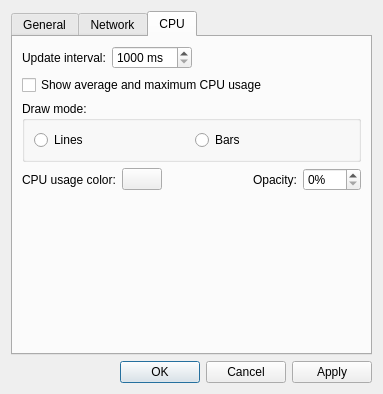
<?xml version="1.0" encoding="UTF-8"?>
<ui version="4.0">
 <class>SettingsDialog</class>
 <widget class="QDialog" name="SettingsDialog">
  <property name="geometry">
   <rect>
    <x>0</x>
    <y>0</y>
    <width>371</width>
    <height>394</height>
   </rect>
  </property>
  <property name="windowTitle">
   <string>Dialog</string>
  </property>
  <layout class="QVBoxLayout" name="verticalLayout_9">
   <item>
    <widget class="QTabWidget" name="tabWidget">
     <property name="currentIndex">
      <number>2</number>
     </property>
     <widget class="QWidget" name="tabGeneral">
      <attribute name="title">
       <string>General</string>
      </attribute>
      <layout class="QVBoxLayout" name="verticalLayout">
       <item>
        <widget class="QCheckBox" name="checkSingleInstance">
         <property name="enabled">
          <bool>false</bool>
         </property>
         <property name="text">
          <string>Single instance</string>
         </property>
        </widget>
       </item>
       <item>
        <layout class="QGridLayout" name="gridLayout">
         <item row="0" column="0">
          <widget class="QLabel" name="labelThreads_2">
           <property name="text">
            <string>CPU threads:</string>
           </property>
          </widget>
         </item>
         <item row="0" column="1">
          <widget class="QComboBox" name="comboBoxThreads"/>
         </item>
         <item row="0" column="2">
          <spacer name="horizontalSpacer_7">
           <property name="orientation">
            <enum>Qt::Orientation::Horizontal</enum>
           </property>
           <property name="sizeType">
            <enum>QSizePolicy::Policy::Fixed</enum>
           </property>
           <property name="sizeHint" stdset="0">
            <size>
             <width>20</width>
             <height>20</height>
            </size>
           </property>
          </spacer>
         </item>
         <item row="0" column="3">
          <widget class="QLabel" name="labelIdealThreads">
           <property name="text">
            <string>Detected CPU cores:</string>
           </property>
          </widget>
         </item>
         <item row="0" column="4">
          <spacer name="horizontalSpacer_3">
           <property name="orientation">
            <enum>Qt::Orientation::Horizontal</enum>
           </property>
           <property name="sizeHint" stdset="0">
            <size>
             <width>40</width>
             <height>20</height>
            </size>
           </property>
          </spacer>
         </item>
         <item row="1" column="0">
          <widget class="QLabel" name="labelPriority">
           <property name="text">
            <string>CPU priority:</string>
           </property>
          </widget>
         </item>
         <item row="1" column="1">
          <widget class="QComboBox" name="comboBoxPriority">
           <property name="sizePolicy">
            <sizepolicy hsizetype="MinimumExpanding" vsizetype="Fixed">
             <horstretch>0</horstretch>
             <verstretch>0</verstretch>
            </sizepolicy>
           </property>
          </widget>
         </item>
         <item row="1" column="2">
          <spacer name="horizontalSpacer_8">
           <property name="orientation">
            <enum>Qt::Orientation::Horizontal</enum>
           </property>
           <property name="sizeType">
            <enum>QSizePolicy::Policy::Fixed</enum>
           </property>
           <property name="sizeHint" stdset="0">
            <size>
             <width>20</width>
             <height>20</height>
            </size>
           </property>
          </spacer>
         </item>
         <item row="1" column="3">
          <widget class="QLabel" name="label_5">
           <property name="text">
            <string>Realtime is not recommended.</string>
           </property>
          </widget>
         </item>
         <item row="1" column="4">
          <spacer name="horizontalSpacer_4">
           <property name="orientation">
            <enum>Qt::Orientation::Horizontal</enum>
           </property>
           <property name="sizeHint" stdset="0">
            <size>
             <width>40</width>
             <height>20</height>
            </size>
           </property>
          </spacer>
         </item>
        </layout>
       </item>
       <item>
        <spacer name="verticalSpacer">
         <property name="orientation">
          <enum>Qt::Orientation::Vertical</enum>
         </property>
         <property name="sizeHint" stdset="0">
          <size>
           <width>20</width>
           <height>20</height>
          </size>
         </property>
        </spacer>
       </item>
      </layout>
     </widget>
     <widget class="QWidget" name="tabNetwork">
      <attribute name="title">
       <string>Network</string>
      </attribute>
      <layout class="QVBoxLayout" name="verticalLayout_4">
       <item>
        <layout class="QHBoxLayout" name="horizontalLayout_4">
         <item>
          <widget class="QLabel" name="label_7">
           <property name="text">
            <string>Update interval:</string>
           </property>
          </widget>
         </item>
         <item>
          <widget class="QSpinBox" name="spinBoxInterval">
           <property name="suffix">
            <string> ms</string>
           </property>
           <property name="minimum">
            <number>1000</number>
           </property>
           <property name="maximum">
            <number>10000</number>
           </property>
           <property name="singleStep">
            <number>500</number>
           </property>
          </widget>
         </item>
         <item>
          <spacer name="horizontalSpacer_9">
           <property name="orientation">
            <enum>Qt::Orientation::Horizontal</enum>
           </property>
           <property name="sizeHint" stdset="0">
            <size>
             <width>40</width>
             <height>20</height>
            </size>
           </property>
          </spacer>
         </item>
        </layout>
       </item>
       <item>
        <widget class="QCheckBox" name="checkShowAvgMax">
         <property name="enabled">
          <bool>true</bool>
         </property>
         <property name="text">
          <string>Show average and maximum speed</string>
         </property>
        </widget>
       </item>
       <item>
        <widget class="QGroupBox" name="groupBox">
         <property name="sizePolicy">
          <sizepolicy hsizetype="Minimum" vsizetype="Minimum">
           <horstretch>0</horstretch>
           <verstretch>0</verstretch>
          </sizepolicy>
         </property>
         <property name="title">
          <string>Draw mode:</string>
         </property>
         <layout class="QVBoxLayout" name="verticalLayout_3">
          <item>
           <layout class="QHBoxLayout" name="horizontalLayout_5">
            <item>
             <widget class="QRadioButton" name="radioButtonDrawModeLines">
              <property name="text">
               <string>Lines</string>
              </property>
             </widget>
            </item>
            <item>
             <widget class="QRadioButton" name="radioButtonDrawModeBars">
              <property name="text">
               <string>Bars</string>
              </property>
             </widget>
            </item>
           </layout>
          </item>
         </layout>
        </widget>
       </item>
       <item>
        <layout class="QHBoxLayout" name="horizontalLayout_2">
         <item>
          <layout class="QVBoxLayout" name="verticalLayout_2">
           <item>
            <widget class="QLabel" name="label_2">
             <property name="text">
              <string>Download color:</string>
             </property>
            </widget>
           </item>
           <item>
            <widget class="QLabel" name="label_3">
             <property name="text">
              <string>Upload color:</string>
             </property>
            </widget>
           </item>
          </layout>
         </item>
         <item>
          <layout class="QVBoxLayout" name="verticalLayout_5">
           <item>
            <widget class="ColorButton" name="pushButtonColorDownload">
             <property name="sizePolicy">
              <sizepolicy hsizetype="Fixed" vsizetype="Fixed">
               <horstretch>0</horstretch>
               <verstretch>0</verstretch>
              </sizepolicy>
             </property>
             <property name="text">
              <string/>
             </property>
            </widget>
           </item>
           <item>
            <widget class="ColorButton" name="pushButtonColorUpload">
             <property name="sizePolicy">
              <sizepolicy hsizetype="Fixed" vsizetype="Fixed">
               <horstretch>0</horstretch>
               <verstretch>0</verstretch>
              </sizepolicy>
             </property>
             <property name="text">
              <string/>
             </property>
            </widget>
           </item>
          </layout>
         </item>
         <item>
          <layout class="QVBoxLayout" name="verticalLayout_6">
           <item>
            <spacer name="horizontalSpacer">
             <property name="orientation">
              <enum>Qt::Orientation::Horizontal</enum>
             </property>
             <property name="sizeHint" stdset="0">
              <size>
               <width>40</width>
               <height>20</height>
              </size>
             </property>
            </spacer>
           </item>
           <item>
            <spacer name="horizontalSpacer_6">
             <property name="orientation">
              <enum>Qt::Orientation::Horizontal</enum>
             </property>
             <property name="sizeHint" stdset="0">
              <size>
               <width>40</width>
               <height>20</height>
              </size>
             </property>
            </spacer>
           </item>
          </layout>
         </item>
         <item>
          <layout class="QVBoxLayout" name="verticalLayout_7">
           <item>
            <widget class="QLabel" name="label_4">
             <property name="text">
              <string>Opacity:</string>
             </property>
            </widget>
           </item>
           <item>
            <widget class="QLabel" name="label_6">
             <property name="text">
              <string>Opacity:</string>
             </property>
            </widget>
           </item>
          </layout>
         </item>
         <item>
          <layout class="QVBoxLayout" name="verticalLayout_8">
           <item>
            <widget class="QSpinBox" name="spinBoxDownOpacity">
             <property name="suffix">
              <string>%</string>
             </property>
             <property name="maximum">
              <number>100</number>
             </property>
             <property name="singleStep">
              <number>5</number>
             </property>
            </widget>
           </item>
           <item>
            <widget class="QSpinBox" name="spinBoxUpOpacity">
             <property name="suffix">
              <string>%</string>
             </property>
             <property name="maximum">
              <number>100</number>
             </property>
             <property name="singleStep">
              <number>5</number>
             </property>
            </widget>
           </item>
          </layout>
         </item>
        </layout>
       </item>
       <item>
        <spacer name="verticalSpacer_2">
         <property name="orientation">
          <enum>Qt::Orientation::Vertical</enum>
         </property>
         <property name="sizeHint" stdset="0">
          <size>
           <width>20</width>
           <height>20</height>
          </size>
         </property>
        </spacer>
       </item>
      </layout>
     </widget>
     <widget class="QWidget" name="tabCPU">
      <attribute name="title">
       <string>CPU</string>
      </attribute>
      <layout class="QVBoxLayout" name="verticalLayout_36">
       <item>
        <layout class="QHBoxLayout" name="horizontalLayout_14">
         <item>
          <widget class="QLabel" name="label_24">
           <property name="text">
            <string>Update interval:</string>
           </property>
          </widget>
         </item>
         <item>
          <widget class="QSpinBox" name="spinBoxIntervaCPU">
           <property name="suffix">
            <string> ms</string>
           </property>
           <property name="minimum">
            <number>1000</number>
           </property>
           <property name="maximum">
            <number>10000</number>
           </property>
           <property name="singleStep">
            <number>500</number>
           </property>
          </widget>
         </item>
         <item>
          <spacer name="horizontalSpacer_21">
           <property name="orientation">
            <enum>Qt::Orientation::Horizontal</enum>
           </property>
           <property name="sizeHint" stdset="0">
            <size>
             <width>40</width>
             <height>20</height>
            </size>
           </property>
          </spacer>
         </item>
        </layout>
       </item>
       <item>
        <widget class="QCheckBox" name="checkShowAvgMaxCPU">
         <property name="enabled">
          <bool>true</bool>
         </property>
         <property name="text">
          <string>Show average and maximum CPU usage</string>
         </property>
        </widget>
       </item>
       <item>
        <widget class="QGroupBox" name="groupBox_3">
         <property name="sizePolicy">
          <sizepolicy hsizetype="Minimum" vsizetype="Minimum">
           <horstretch>0</horstretch>
           <verstretch>0</verstretch>
          </sizepolicy>
         </property>
         <property name="title">
          <string>Draw mode:</string>
         </property>
         <layout class="QVBoxLayout" name="verticalLayout_30">
          <item>
           <layout class="QHBoxLayout" name="horizontalLayout_15">
            <item>
             <widget class="QRadioButton" name="radioButtonDrawModeLinesCPU">
              <property name="text">
               <string>Lines</string>
              </property>
             </widget>
            </item>
            <item>
             <widget class="QRadioButton" name="radioButtonDrawModeBarsCPU">
              <property name="text">
               <string>Bars</string>
              </property>
             </widget>
            </item>
           </layout>
          </item>
         </layout>
        </widget>
       </item>
       <item>
        <layout class="QHBoxLayout" name="horizontalLayout_16">
         <item>
          <layout class="QVBoxLayout" name="verticalLayout_31">
           <item>
            <widget class="QLabel" name="label_25">
             <property name="text">
              <string>CPU usage color:</string>
             </property>
            </widget>
           </item>
          </layout>
         </item>
         <item>
          <layout class="QVBoxLayout" name="verticalLayout_32">
           <item>
            <widget class="ColorButton" name="pushButtonCPU">
             <property name="sizePolicy">
              <sizepolicy hsizetype="Fixed" vsizetype="Fixed">
               <horstretch>0</horstretch>
               <verstretch>0</verstretch>
              </sizepolicy>
             </property>
             <property name="text">
              <string/>
             </property>
            </widget>
           </item>
          </layout>
         </item>
         <item>
          <layout class="QVBoxLayout" name="verticalLayout_33">
           <item>
            <spacer name="horizontalSpacer_22">
             <property name="orientation">
              <enum>Qt::Orientation::Horizontal</enum>
             </property>
             <property name="sizeHint" stdset="0">
              <size>
               <width>40</width>
               <height>20</height>
              </size>
             </property>
            </spacer>
           </item>
          </layout>
         </item>
         <item>
          <layout class="QVBoxLayout" name="verticalLayout_34">
           <item>
            <widget class="QLabel" name="label_27">
             <property name="text">
              <string>Opacity:</string>
             </property>
            </widget>
           </item>
          </layout>
         </item>
         <item>
          <layout class="QVBoxLayout" name="verticalLayout_35">
           <item>
            <widget class="QSpinBox" name="spinBoxCPUOpacity">
             <property name="suffix">
              <string>%</string>
             </property>
             <property name="maximum">
              <number>100</number>
             </property>
             <property name="singleStep">
              <number>5</number>
             </property>
            </widget>
           </item>
          </layout>
         </item>
        </layout>
       </item>
       <item>
        <spacer name="verticalSpacer_5">
         <property name="orientation">
          <enum>Qt::Orientation::Vertical</enum>
         </property>
         <property name="sizeHint" stdset="0">
          <size>
           <width>20</width>
           <height>137</height>
          </size>
         </property>
        </spacer>
       </item>
      </layout>
     </widget>
    </widget>
   </item>
   <item>
    <widget class="QDialogButtonBox" name="buttonBox">
     <property name="orientation">
      <enum>Qt::Orientation::Horizontal</enum>
     </property>
     <property name="standardButtons">
      <set>QDialogButtonBox::StandardButton::Apply|QDialogButtonBox::StandardButton::Cancel|QDialogButtonBox::StandardButton::Ok</set>
     </property>
    </widget>
   </item>
  </layout>
 </widget>
 <customwidgets>
  <customwidget>
   <class>ColorButton</class>
   <extends>QPushButton</extends>
   <header>colorbutton.h</header>
  </customwidget>
 </customwidgets>
 <resources/>
 <connections/>
</ui>
